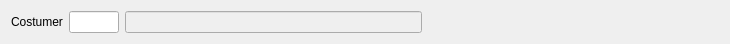
<?xml version="1.0" encoding="UTF-8"?>
<ui version="4.0">
 <class>FDebtOfCostumers</class>
 <widget class="QWidget" name="FDebtOfCostumers">
  <property name="geometry">
   <rect>
    <x>0</x>
    <y>0</y>
    <width>730</width>
    <height>41</height>
   </rect>
  </property>
  <property name="windowTitle">
   <string>Form</string>
  </property>
  <layout class="QHBoxLayout" name="horizontalLayout">
   <item>
    <widget class="QLabel" name="label">
     <property name="text">
      <string>Costumer</string>
     </property>
    </widget>
   </item>
   <item>
    <widget class="EQLineEdit" name="leCostCode">
     <property name="maximumSize">
      <size>
       <width>50</width>
       <height>16777215</height>
      </size>
     </property>
    </widget>
   </item>
   <item>
    <widget class="EQLineEdit" name="leCostName">
     <property name="enabled">
      <bool>false</bool>
     </property>
    </widget>
   </item>
   <item>
    <spacer name="horizontalSpacer">
     <property name="orientation">
      <enum>Qt::Horizontal</enum>
     </property>
     <property name="sizeHint" stdset="0">
      <size>
       <width>296</width>
       <height>20</height>
      </size>
     </property>
    </spacer>
   </item>
  </layout>
 </widget>
 <customwidgets>
  <customwidget>
   <class>EQLineEdit</class>
   <extends>QLineEdit</extends>
   <header location="global">eqlineedit.h</header>
   <slots>
    <signal>customButtonClicked(bool)</signal>
   </slots>
  </customwidget>
 </customwidgets>
 <resources/>
 <connections/>
</ui>
